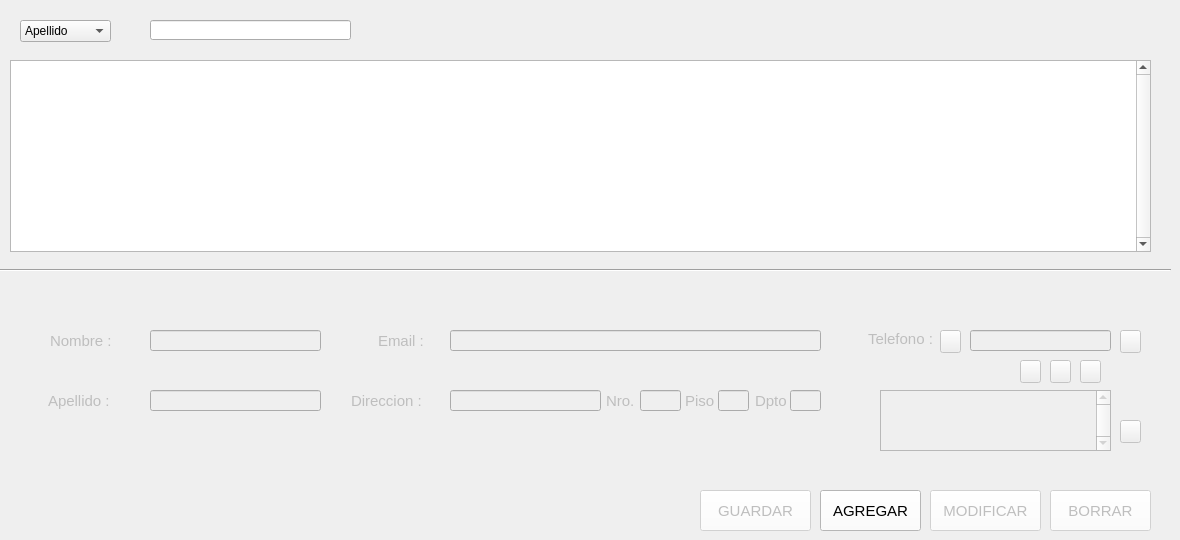
    <widget class="QWidget" name="tab_Clientes">
     <attribute name="title">
      <string>Clientes</string>
     </attribute>
     <widget class="QLineEdit" name="txtFilterClientes_c">
      <property name="geometry">
       <rect>
        <x>150</x>
        <y>20</y>
        <width>201</width>
        <height>20</height>
       </rect>
      </property>
      <property name="styleSheet">
       <string notr="true">font: 9pt &quot;MS Shell Dlg 2&quot;;</string>
      </property>
     </widget>
     <widget class="QComboBox" name="cbFilterClientes_c">
      <property name="geometry">
       <rect>
        <x>20</x>
        <y>20</y>
        <width>91</width>
        <height>22</height>
       </rect>
      </property>
      <property name="styleSheet">
       <string notr="true">font: 9pt &quot;MS Shell Dlg 2&quot;;</string>
      </property>
      <item>
       <property name="text">
        <string>Apellido</string>
       </property>
      </item>
      <item>
       <property name="text">
        <string>Email</string>
       </property>
      </item>
     </widget>
     <widget class="Line" name="line1_c">
      <property name="geometry">
       <rect>
        <x>0</x>
        <y>260</y>
        <width>1171</width>
        <height>20</height>
       </rect>
      </property>
      <property name="orientation">
       <enum>Qt::Horizontal</enum>
      </property>
     </widget>
     <widget class="QTableView" name="tvClientes_c">
      <property name="geometry">
       <rect>
        <x>10</x>
        <y>60</y>
        <width>1141</width>
        <height>192</height>
       </rect>
      </property>
      <property name="styleSheet">
       <string notr="true">font: 9pt &quot;MS Shell Dlg 2&quot;;</string>
      </property>
      <property name="verticalScrollBarPolicy">
       <enum>Qt::ScrollBarAlwaysOn</enum>
      </property>
      <property name="horizontalScrollBarPolicy">
       <enum>Qt::ScrollBarAlwaysOff</enum>
      </property>
      <attribute name="verticalHeaderVisible">
       <bool>false</bool>
      </attribute>
      <attribute name="verticalHeaderHighlightSections">
       <bool>false</bool>
      </attribute>
     </widget>
     <widget class="QPushButton" name="btnBorrar_c">
      <property name="enabled">
       <bool>false</bool>
      </property>
      <property name="geometry">
       <rect>
        <x>1050</x>
        <y>490</y>
        <width>101</width>
        <height>41</height>
       </rect>
      </property>
      <property name="font">
       <font>
        <family>Segoe UI</family>
        <pointsize>11</pointsize>
        <weight>9</weight>
        <italic>false</italic>
        <bold>false</bold>
       </font>
      </property>
      <property name="styleSheet">
       <string notr="true">background-color: rgb(255, 255, 255);</string>
      </property>
      <property name="text">
       <string>BORRAR</string>
      </property>
      <property name="icon">
       <iconset>
        <normaloff>../Img/borrar.png</normaloff>../Img/borrar.png</iconset>
      </property>
      <property name="iconSize">
       <size>
        <width>20</width>
        <height>20</height>
       </size>
      </property>
     </widget>
     <widget class="QPushButton" name="btnGuardar_c">
      <property name="enabled">
       <bool>false</bool>
      </property>
      <property name="geometry">
       <rect>
        <x>700</x>
        <y>490</y>
        <width>111</width>
        <height>41</height>
       </rect>
      </property>
      <property name="font">
       <font>
        <family>Segoe UI</family>
        <pointsize>11</pointsize>
        <weight>9</weight>
        <italic>false</italic>
        <bold>false</bold>
       </font>
      </property>
      <property name="styleSheet">
       <string notr="true">background-color: rgb(255, 255, 255);</string>
      </property>
      <property name="text">
       <string>GUARDAR</string>
      </property>
      <property name="icon">
       <iconset>
        <normaloff>../Img/guardar.png</normaloff>../Img/guardar.png</iconset>
      </property>
      <property name="iconSize">
       <size>
        <width>20</width>
        <height>20</height>
       </size>
      </property>
     </widget>
     <widget class="QPushButton" name="btnAgregar_c">
      <property name="geometry">
       <rect>
        <x>820</x>
        <y>490</y>
        <width>101</width>
        <height>41</height>
       </rect>
      </property>
      <property name="font">
       <font>
        <family>Segoe UI</family>
        <pointsize>11</pointsize>
        <weight>9</weight>
        <italic>false</italic>
        <bold>false</bold>
       </font>
      </property>
      <property name="styleSheet">
       <string notr="true">background-color: rgb(255, 255, 255);</string>
      </property>
      <property name="text">
       <string>AGREGAR</string>
      </property>
      <property name="icon">
       <iconset>
        <normaloff>../Img/agregar.png</normaloff>../Img/agregar.png</iconset>
      </property>
      <property name="iconSize">
       <size>
        <width>20</width>
        <height>20</height>
       </size>
      </property>
     </widget>
     <widget class="QPushButton" name="btnModificar_c">
      <property name="enabled">
       <bool>false</bool>
      </property>
      <property name="geometry">
       <rect>
        <x>930</x>
        <y>490</y>
        <width>111</width>
        <height>41</height>
       </rect>
      </property>
      <property name="font">
       <font>
        <family>Segoe UI</family>
        <pointsize>11</pointsize>
        <weight>9</weight>
        <italic>false</italic>
        <bold>false</bold>
       </font>
      </property>
      <property name="styleSheet">
       <string notr="true">background-color: rgb(255, 255, 255);</string>
      </property>
      <property name="text">
       <string>MODIFICAR</string>
      </property>
      <property name="icon">
       <iconset>
        <normaloff>../Img/actualizar.png</normaloff>../Img/actualizar.png</iconset>
      </property>
      <property name="iconSize">
       <size>
        <width>20</width>
        <height>20</height>
       </size>
      </property>
     </widget>
     <widget class="QWidget" name="wDatosCliente" native="true">
      <property name="enabled">
       <bool>false</bool>
      </property>
      <property name="geometry">
       <rect>
        <x>10</x>
        <y>310</y>
        <width>1141</width>
        <height>171</height>
       </rect>
      </property>
      <widget class="QLineEdit" name="txtApellido_c">
       <property name="geometry">
        <rect>
         <x>140</x>
         <y>80</y>
         <width>171</width>
         <height>21</height>
        </rect>
       </property>
       <property name="styleSheet">
        <string notr="true">font: 9pt &quot;MS Shell Dlg 2&quot;;</string>
       </property>
      </widget>
      <widget class="QLineEdit" name="txtDPiso_c">
       <property name="geometry">
        <rect>
         <x>708</x>
         <y>80</y>
         <width>31</width>
         <height>21</height>
        </rect>
       </property>
       <property name="styleSheet">
        <string notr="true">font: 9pt &quot;MS Shell Dlg 2&quot;;</string>
       </property>
      </widget>
      <widget class="QLabel" name="label7_c">
       <property name="geometry">
        <rect>
         <x>745</x>
         <y>80</y>
         <width>41</width>
         <height>21</height>
        </rect>
       </property>
       <property name="font">
        <font>
         <family>Segoe UI</family>
         <pointsize>11</pointsize>
         <weight>9</weight>
         <italic>false</italic>
         <bold>false</bold>
        </font>
       </property>
       <property name="text">
        <string>Dpto</string>
       </property>
      </widget>
      <widget class="QPushButton" name="btnSumarTelefono_c">
       <property name="geometry">
        <rect>
         <x>1110</x>
         <y>20</y>
         <width>21</width>
         <height>23</height>
        </rect>
       </property>
       <property name="text">
        <string/>
       </property>
       <property name="icon">
        <iconset>
         <normaloff>../Img/mas.png</normaloff>../Img/mas.png</iconset>
       </property>
      </widget>
      <widget class="QLabel" name="label1_c">
       <property name="geometry">
        <rect>
         <x>40</x>
         <y>20</y>
         <width>71</width>
         <height>21</height>
        </rect>
       </property>
       <property name="font">
        <font>
         <family>Segoe UI</family>
         <pointsize>11</pointsize>
         <weight>9</weight>
         <italic>false</italic>
         <bold>false</bold>
        </font>
       </property>
       <property name="text">
        <string>Nombre :</string>
       </property>
      </widget>
      <widget class="QLabel" name="label5_c">
       <property name="geometry">
        <rect>
         <x>596</x>
         <y>80</y>
         <width>31</width>
         <height>21</height>
        </rect>
       </property>
       <property name="font">
        <font>
         <family>Segoe UI</family>
         <pointsize>11</pointsize>
         <weight>9</weight>
         <italic>false</italic>
         <bold>false</bold>
        </font>
       </property>
       <property name="text">
        <string>Nro.</string>
       </property>
      </widget>
      <widget class="QPushButton" name="btnRestarTelefono_c">
       <property name="geometry">
        <rect>
         <x>1110</x>
         <y>110</y>
         <width>21</width>
         <height>23</height>
        </rect>
       </property>
       <property name="text">
        <string/>
       </property>
       <property name="icon">
        <iconset>
         <normaloff>../Img/menos.png</normaloff>../Img/menos.png</iconset>
       </property>
      </widget>
      <widget class="QLineEdit" name="txtDDpto_c">
       <property name="geometry">
        <rect>
         <x>780</x>
         <y>80</y>
         <width>31</width>
         <height>21</height>
        </rect>
       </property>
       <property name="styleSheet">
        <string notr="true">font: 9pt &quot;MS Shell Dlg 2&quot;;</string>
       </property>
      </widget>
      <widget class="QLineEdit" name="txtDNumero_c">
       <property name="geometry">
        <rect>
         <x>630</x>
         <y>80</y>
         <width>41</width>
         <height>21</height>
        </rect>
       </property>
       <property name="styleSheet">
        <string notr="true">font: 9pt &quot;MS Shell Dlg 2&quot;;</string>
       </property>
      </widget>
      <widget class="QLineEdit" name="txtNombre_c">
       <property name="geometry">
        <rect>
         <x>140</x>
         <y>20</y>
         <width>171</width>
         <height>21</height>
        </rect>
       </property>
       <property name="styleSheet">
        <string notr="true">font: 9pt &quot;MS Shell Dlg 2&quot;;</string>
       </property>
      </widget>
      <widget class="QLabel" name="label2_c">
       <property name="geometry">
        <rect>
         <x>38</x>
         <y>80</y>
         <width>81</width>
         <height>21</height>
        </rect>
       </property>
       <property name="font">
        <font>
         <family>Segoe UI</family>
         <pointsize>11</pointsize>
         <weight>9</weight>
         <italic>false</italic>
         <bold>false</bold>
        </font>
       </property>
       <property name="text">
        <string>Apellido :</string>
       </property>
      </widget>
      <widget class="QLabel" name="label3_c">
       <property name="geometry">
        <rect>
         <x>368</x>
         <y>20</y>
         <width>71</width>
         <height>21</height>
        </rect>
       </property>
       <property name="font">
        <font>
         <family>Segoe UI</family>
         <pointsize>11</pointsize>
         <weight>9</weight>
         <italic>false</italic>
         <bold>false</bold>
        </font>
       </property>
       <property name="text">
        <string>Email :</string>
       </property>
      </widget>
      <widget class="QTableView" name="tvTelefonos_c">
       <property name="geometry">
        <rect>
         <x>870</x>
         <y>80</y>
         <width>231</width>
         <height>61</height>
        </rect>
       </property>
       <property name="styleSheet">
        <string notr="true">font: 7pt &quot;MS Shell Dlg 2&quot;;</string>
       </property>
       <property name="verticalScrollBarPolicy">
        <enum>Qt::ScrollBarAlwaysOn</enum>
       </property>
       <property name="horizontalScrollBarPolicy">
        <enum>Qt::ScrollBarAlwaysOff</enum>
       </property>
       <attribute name="horizontalHeaderVisible">
        <bool>false</bool>
       </attribute>
       <attribute name="horizontalHeaderHighlightSections">
        <bool>false</bool>
       </attribute>
       <attribute name="verticalHeaderVisible">
        <bool>false</bool>
       </attribute>
       <attribute name="verticalHeaderHighlightSections">
        <bool>false</bool>
       </attribute>
      </widget>
      <widget class="QLineEdit" name="txtDireccion_c">
       <property name="geometry">
        <rect>
         <x>440</x>
         <y>80</y>
         <width>151</width>
         <height>21</height>
        </rect>
       </property>
       <property name="styleSheet">
        <string notr="true">font: 9pt &quot;MS Shell Dlg 2&quot;;</string>
       </property>
      </widget>
      <widget class="QLabel" name="label6_c">
       <property name="geometry">
        <rect>
         <x>675</x>
         <y>80</y>
         <width>31</width>
         <height>21</height>
        </rect>
       </property>
       <property name="font">
        <font>
         <family>Segoe UI</family>
         <pointsize>11</pointsize>
         <weight>9</weight>
         <italic>false</italic>
         <bold>false</bold>
        </font>
       </property>
       <property name="text">
        <string>Piso</string>
       </property>
      </widget>
      <widget class="QLabel" name="label8_c">
       <property name="geometry">
        <rect>
         <x>858</x>
         <y>18</y>
         <width>91</width>
         <height>21</height>
        </rect>
       </property>
       <property name="font">
        <font>
         <family>Segoe UI</family>
         <pointsize>11</pointsize>
         <weight>9</weight>
         <italic>false</italic>
         <bold>false</bold>
        </font>
       </property>
       <property name="text">
        <string>Telefono :</string>
       </property>
      </widget>
      <widget class="QLineEdit" name="txtTelefono_c">
       <property name="geometry">
        <rect>
         <x>960</x>
         <y>20</y>
         <width>141</width>
         <height>21</height>
        </rect>
       </property>
       <property name="styleSheet">
        <string notr="true">font: 9pt &quot;MS Shell Dlg 2&quot;;</string>
       </property>
       <property name="inputMethodHints">
        <set>Qt::ImhDigitsOnly</set>
       </property>
       <property name="maxLength">
        <number>30</number>
       </property>
       <property name="echoMode">
        <enum>QLineEdit::Normal</enum>
       </property>
       <property name="cursorMoveStyle">
        <enum>Qt::VisualMoveStyle</enum>
       </property>
      </widget>
      <widget class="QLineEdit" name="txtEmail_c">
       <property name="geometry">
        <rect>
         <x>440</x>
         <y>20</y>
         <width>371</width>
         <height>21</height>
        </rect>
       </property>
       <property name="styleSheet">
        <string notr="true">font: 9pt &quot;MS Shell Dlg 2&quot;;</string>
       </property>
      </widget>
      <widget class="QLabel" name="label4_c">
       <property name="geometry">
        <rect>
         <x>341</x>
         <y>80</y>
         <width>101</width>
         <height>21</height>
        </rect>
       </property>
       <property name="font">
        <font>
         <family>Segoe UI</family>
         <pointsize>11</pointsize>
         <weight>9</weight>
         <italic>false</italic>
         <bold>false</bold>
        </font>
       </property>
       <property name="text">
        <string>Direccion :</string>
       </property>
      </widget>
      <widget class="QPushButton" name="btnTelefono_c">
       <property name="enabled">
        <bool>false</bool>
       </property>
       <property name="geometry">
        <rect>
         <x>1010</x>
         <y>50</y>
         <width>21</width>
         <height>23</height>
        </rect>
       </property>
       <property name="text">
        <string/>
       </property>
       <property name="icon">
        <iconset>
         <normaloff>../Img/icon-tel.png</normaloff>../Img/icon-tel.png</iconset>
       </property>
      </widget>
      <widget class="QPushButton" name="btnCelular_c">
       <property name="geometry">
        <rect>
         <x>1040</x>
         <y>50</y>
         <width>21</width>
         <height>23</height>
        </rect>
       </property>
       <property name="text">
        <string/>
       </property>
       <property name="icon">
        <iconset>
         <normaloff>../Img/icon-cel.png</normaloff>../Img/icon-cel.png</iconset>
       </property>
      </widget>
      <widget class="QPushButton" name="btnFax_c">
       <property name="geometry">
        <rect>
         <x>1070</x>
         <y>50</y>
         <width>21</width>
         <height>23</height>
        </rect>
       </property>
       <property name="text">
        <string/>
       </property>
       <property name="icon">
        <iconset>
         <normaloff>../Img/icon-fax.png</normaloff>../Img/icon-fax.png</iconset>
       </property>
      </widget>
      <widget class="QPushButton" name="btnCancelarTelefono_c">
       <property name="geometry">
        <rect>
         <x>930</x>
         <y>20</y>
         <width>21</width>
         <height>23</height>
        </rect>
       </property>
       <property name="text">
        <string/>
       </property>
       <property name="icon">
        <iconset>
         <normaloff>../Img/borrar.png</normaloff>../Img/borrar.png</iconset>
       </property>
      </widget>
     </widget>
    </widget>
